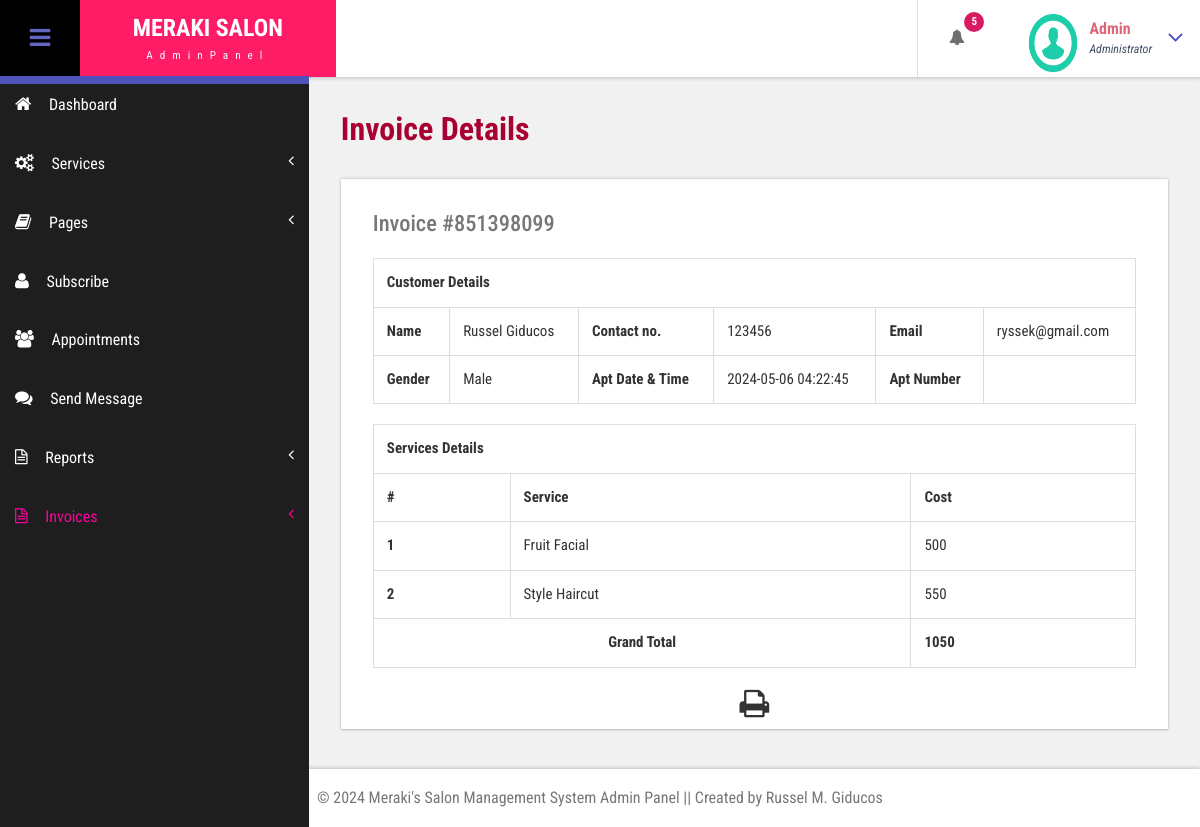
Page /admin/view-invoice.php?invoiceid=851398099 (signed in) on the committed database.
### tables this page shows
CREATE TABLE `tblservices` (
  `ID` int(10) NOT NULL,
  `ServiceName` varchar(200) DEFAULT NULL,
  `Description` mediumtext DEFAULT NULL,
  `Cost` int(10) DEFAULT NULL,
  `CreationDate` timestamp NULL DEFAULT current_timestamp()
);

### admin/view-invoice.php (the view, shortened to what this page needs)
<?php
include('includes/dbconnection.php');
if (strlen($_SESSION['bpmsaid']==0)) {
  header('location:logout.php');
  } else{
  ?>
<!DOCTYPE HTML>
<html>
<head>
<link href="css/bootstrap.css" rel='stylesheet' type='text/css' />
<link href="css/style.css" rel='stylesheet' type='text/css' />
<link href="css/font-awesome.css" rel="stylesheet">
<link href="css/animate.css" rel="stylesheet" type="text/css" media="all">
<link href="css/custom.css" rel="stylesheet">
</head>
<body class="cbp-spmenu-push">
	<div class="main-content">
		 <?php include_once('includes/sidebar.php');?>
		 <?php include_once('includes/header.php');?>
		<div id="page-wrapper">
			<div class="main-page">
				<div class="tables" id="exampl">
					<h3 class="title1">Invoice Details</h3>
	<?php
	$invid=intval($_GET['invoiceid']);
$ret=mysqli_query($con,"select DISTINCT  tblinvoice.PostingDate,tblcustomers.Name,tblcustomers.Email,tblcustomers.MobileNumber,tblcustomers.Gender
	from  tblinvoice
	join tblcustomers on tblcustomers.ID=tblinvoice.Userid
	where tblinvoice.BillingId='$invid'");
while ($row=mysqli_fetch_array($ret)) {
?>
					<div class="table-responsive bs-example widget-shadow">
						<h4>Invoice #<?php echo $invid;?></h4>
						<table class="table table-bordered" width="100%" border="1">
<tr>
<th colspan="6">Customer Details</th>
</tr>
							 <tr>
								<th>Name</th>
								<td><?php echo $row['Name']?></td>
								<th>Contact no.</th>
								<td><?php echo $row['MobileNumber']?></td>
								<th>Email </th>
								<td><?php echo $row['Email']?></td>
							</tr>
							 <tr>
								<th>Gender</th>
								<td><?php echo $row['Gender']?></td>
								<th>Apt Date & Time</th>
								<td colspan="1"><?php echo $row['PostingDate']?></td>
								<th>Apt Number</th>
								<td><?php echo $_SESSION['aptnumber'];?></td>
							</tr>
<?php }?>
</table>
<table class="table table-bordered" width="100%" border="1">
<tr>
<th colspan="3">Services Details</th>
</tr>
<tr>
<th>#</th>
<th>Service</th>
<th>Cost</th>
</tr>
<?php
$ret=mysqli_query($con,"select tblservices.ServiceName,tblservices.Cost
	from  tblinvoice
	join tblservices on tblservices.ID=tblinvoice.ServiceId
	where tblinvoice.BillingId='$invid'");
$cnt=1;
while ($row=mysqli_fetch_array($ret)) {
	?>
<tr>
<th><?php echo $cnt;?></th>
<td><?php echo $row['ServiceName']?></td>
<td><?php echo $subtotal=$row['Cost']?></td>
</tr>
<?php
$cnt=$cnt+1;
$gtotal+=$subtotal;
} ?>
<tr>
<th colspan="2" style="text-align:center">Grand Total</th>
<th><?php echo $gtotal?></th>
</tr>
</table>
  <p style="margin-top:1%"  align="center">
  <i class="fa fa-print fa-2x" style="cursor: pointer;"  OnClick="CallPrint(this.value)" ></i>
</p>
					</div>
				</div>
			</div>
		</div>
		 <?php include_once('includes/footer.php');?>
	</div>
</body>
</html>
<?php }  ?>

### admin/includes/header.php (shortened to what this page needs)
<div class="sticky-header header-section ">
  <div class="header-left">
    <button id="showLeftPush"><i class="fa fa-bars"></i></button>
    <div class="logo">
      <a href="dashboard.php">
        <h1>MERAKI SALON</h1>
        <span>AdminPanel</span>
      </a>
    </div>
  </div>
  <div class="header-right">
    <div class="profile_details_left">
      <ul class="nofitications-dropdown">
        <?php
        $ret1 = mysqli_query($con, "select ID,Name from tblcustomers ORDER BY ID DESC");
        $num = mysqli_num_rows($ret1);
        ?>
        <li class="dropdown head-dpdn">
          <a href="#" class="dropdown-toggle" data-toggle="dropdown" aria-expanded="false"><i
              class="fa fa-bell"></i><span class="badge blue"><?php echo $num; ?></span></a>
        </li>
      </ul>
      <div class="clearfix"> </div>
    </div>
    <div class="profile_details">
      <?php
      $adid = $_SESSION['bpmsaid'];
      $ret = mysqli_query($con, "select AdminName from tbladmin where ID='$adid'");
      $row = mysqli_fetch_array($ret);
      $name = $row['AdminName'];
      ?>
      <ul>
        <li class="dropdown profile_details_drop">
          <a href="#" class="dropdown-toggle" data-toggle="dropdown" aria-expanded="false">
            <div class="profile_img">
              <span class="prfil-img"><img src="images/download (1).png" alt="" width="50" height="60"> </span>
              <div class="user-name">
                <p><?php echo $name; ?></p>
                <span>Administrator</span>
              </div>
              <i class="fa fa-angle-down lnr"></i>
              <div class="clearfix"></div>
            </div>
          </a>
        </li>
      </ul>
    </div>
  </div>
  <div class="clearfix"> </div>
</div>

### admin/css/style.css (style rules this page uses)
h4, h5, h6, h1, h2, h3 { margin: 0; }
ul, ol { margin: 0; }
p { margin: 0; }
html, body { font-family: "Roboto Condensed", sans-serif; font-size: 100%; overflow-x: hidden; background: #fff; }
body a { transition: 0.5s all ease; -webkit-transition: 0.5s all ease; -moz-transition: 0.5s all ease; -o-transition: 0.5s all ease; -ms-transition: 0.5s all ease; text-decoration: none; }
h1, h2, h3, h4, h5, h6 { margin: 0; }
ul, label { margin: 0; padding: 0; }
.main-content { position: relative; }
.sticky-header { position: fixed; top: 0; left: 0px; width: 100%; z-index: 100; }
.header-section { background: #fff; box-shadow: 1px 1px 4px rgba(0, 0, 0, 0.21); -webkit-box-shadow: 1px 1px 4px rgba(0, 0, 0, 0.21); -moz-box-shadow: 1px 1px 4px rgba(0, 0, 0, 0.21); -o-box-shadow: 1px 1px 4px rgba(0, 0, 0, 0.21); }
.header-section::after { clear: both; display: block; content: ""; }
.header-left { float: left; width: 45%; }
.header-right { float: right; }
button#showLeftPush { font-size: 1.5em; width: 80px; padding: 0.87em 0; text-align: center; cursor: pointer; float: left; color: #ffffff; -moz-transition: all 0.2s ease-out 0s; -webkit-transition: all 0.2s ease-out 0s; transition: all 0.2s ease-out 0s; border: none; background-color: #000000; outline: none; }
.cbp-spmenu-push { overflow-x: hidden; position: relative; }
.cbp-spmenu, .cbp-spmenu-push { -webkit-transition: all 0.3s ease; -moz-transition: all 0.3s ease; transition: all 0.3s ease; }
.cbp-spmenu-push div#page-wrapper { margin: 0 0 0 19.3em; transition: 0.5s all; -webkit-transition: 0.5s all; -moz-transition: 0.5s all; }
.fa { display: inline-block; font-family: FontAwesome; font-style: normal; font-weight: normal; line-height: 1; -webkit-font-smoothing: antialiased; -moz-osx-font-smoothing: grayscale; }
.logo { background: #ff1c66; text-align: center; float: left; }
.logo a { padding: 0.9em 3.3em 0.7em; display: block; text-decoration: none; }
.logo a h1 { color: #fff; font-size: 1.5em; line-height: 1.2em; font-weight: 700; }
.logo a span { color: #f8f8f8; font-size: 0.7em; text-align: center; letter-spacing: 7px; }
.profile_details_left { float: left; }
li.dropdown.head-dpdn { display: inline-block; padding: 1.7em 0; border-left: 1px solid #e0e0e0; float: left; }
li.dropdown.head-dpdn a.dropdown-toggle { padding: 1.7em 2em; }
i.fa.fa-bell { color: #6f6f6f; }
.header-right span.badge { font-size: 11px; font-weight: bold; color: #fff; background: #8bc34a; line-height: 15px; width: 20px; height: 20px; border-radius: 2em; -webkit-border-radius: 2em; -moz-border-radius: 2em; -o-border-radius: 2em; text-align: center; display: inline-block; position: absolute; top: 16%; padding: 2px 0 0; }
.header-right span.blue { background-color: #d81b60; }
.profile_details { float: right; }
.profile_details_drop a.dropdown-toggle { display: block; padding: 0.8em 3em 0 2em; }
.profile_img span.prfil-img { float: left; }
.user-name { float: left; margin-top: 8px; margin-left: 11px; height: 35px; }
.profile_details ul li { list-style-type: none; position: relative; }
.profile_details li a i.fa.lnr { position: absolute; top: 34%; right: 8%; color: #4f52ba; font-size: 1.6em; }
.user-name p { font-size: 1em; color: #dd6777; line-height: 1em; font-weight: 700; }
.user-name span { font-size: 0.75em; font-style: italic; color: #424f63; font-weight: normal; margin-top: 0.3em; }
.widget-shadow { background-color: #fff; box-shadow: 0 -1px 3px rgba(0, 0, 0, 0.12), 0 1px 2px rgba(0, 0, 0, 0.24); -webkit-box-shadow: 0 -1px 3px rgba(0, 0, 0, 0.12), 0 1px 2px rgba(0, 0, 0, 0.24); -moz-box-shadow: 0 -1px 3px rgba(0, 0, 0, 0.12), 0 1px 2px rgba(0, 0, 0, 0.24); }
h3.title1 { font-size: 2em; color: #a80032; margin-bottom: 0.8em; font-weight: bold; }
.table > thead > tr > th, .table > tbody > tr > th, .table > tfoot > tr > th, .table > thead > tr > td, .table > tbody > tr > td, .table > tfoot > tr > td { border-top: none; }
.tables h4 { font-size: 1.4em; margin-bottom: 1em; color: #777777; }
.tables .panel-body, .tables .bs-example { padding: 2em 2em 0.5em; }
.tables .table > thead > tr > th, .tables .table > tbody > tr > th, .tables .table > tfoot > tr > th, .tables .table > thead > tr > td, .tables .table > tbody > tr > td, .tables .table > tfoot > tr > td { padding: 13px; font-size: 15px; border-top: 1px solid #e0e0e0; }
.bs-example { margin-top: 2em; }

### admin/css/custom.css (style rules this page uses)
#page-wrapper { padding:7em 2em 2.5em; background-color: #F1F1F1; }

### rows in the picture
tblservices: ServiceName "Fruit Facial", Cost "500"
tblservices: ServiceName "Style Haircut", Cost "550"

### other values in the picture
$num "5"
$name "Admin"
$row['Name'] "Russel Giducos"
$row['MobileNumber'] "123456"
$row['Email'] "ryssek@gmail.com"
$row['Gender'] "Male"
$row['PostingDate'] "2024-05-06 04:22:45"
$gtotal "1050"
